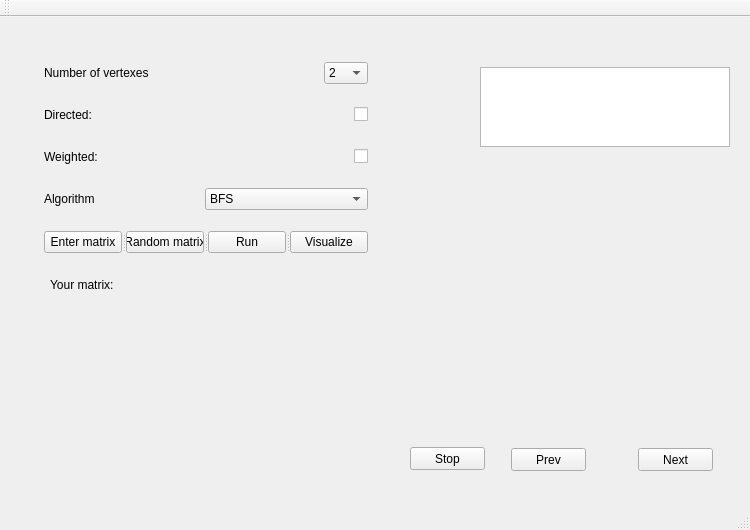
<?xml version="1.0" encoding="UTF-8"?>
<ui version="4.0">
 <class>MainWindow</class>
 <widget class="QMainWindow" name="MainWindow">
  <property name="geometry">
   <rect>
    <x>0</x>
    <y>0</y>
    <width>750</width>
    <height>530</height>
   </rect>
  </property>
  <property name="windowTitle">
   <string>MainWindow</string>
  </property>
  <widget class="QWidget" name="centralWidget">
   <widget class="QLabel" name="graphLabel">
    <property name="geometry">
     <rect>
      <x>449</x>
      <y>160</y>
      <width>290</width>
      <height>250</height>
     </rect>
    </property>
    <property name="text">
     <string/>
    </property>
   </widget>
   <widget class="QWidget" name="gridLayoutWidget">
    <property name="geometry">
     <rect>
      <x>40</x>
      <y>280</y>
      <width>231</width>
      <height>191</height>
     </rect>
    </property>
    <layout class="QGridLayout" name="matrixGrid">
     <property name="sizeConstraint">
      <enum>QLayout::SetMinAndMaxSize</enum>
     </property>
    </layout>
   </widget>
   <widget class="QLabel" name="label_4">
    <property name="geometry">
     <rect>
      <x>50</x>
      <y>260</y>
      <width>91</width>
      <height>16</height>
     </rect>
    </property>
    <property name="text">
     <string>Your matrix:</string>
    </property>
   </widget>
   <widget class="QTextBrowser" name="resultTextBrowser">
    <property name="geometry">
     <rect>
      <x>480</x>
      <y>50</y>
      <width>250</width>
      <height>80</height>
     </rect>
    </property>
   </widget>
   <widget class="QPushButton" name="stopPushButton">
    <property name="geometry">
     <rect>
      <x>410</x>
      <y>430</y>
      <width>75</width>
      <height>23</height>
     </rect>
    </property>
    <property name="text">
     <string>Stop</string>
    </property>
   </widget>
   <widget class="QWidget" name="layoutWidget">
    <property name="geometry">
     <rect>
      <x>33</x>
      <y>34</y>
      <width>346</width>
      <height>213</height>
     </rect>
    </property>
    <layout class="QVBoxLayout" name="verticalLayout">
     <item>
      <layout class="QHBoxLayout" name="horizontalLayout">
       <item>
        <widget class="QLabel" name="label">
         <property name="text">
          <string>Number of vertexes</string>
         </property>
        </widget>
       </item>
       <item>
        <spacer name="horizontalSpacer">
         <property name="orientation">
          <enum>Qt::Horizontal</enum>
         </property>
         <property name="sizeHint" stdset="0">
          <size>
           <width>40</width>
           <height>20</height>
          </size>
         </property>
        </spacer>
       </item>
       <item>
        <widget class="QComboBox" name="numberOfVertexes">
         <property name="currentText">
          <string>2</string>
         </property>
         <item>
          <property name="text">
           <string>2</string>
          </property>
         </item>
         <item>
          <property name="text">
           <string>3</string>
          </property>
         </item>
         <item>
          <property name="text">
           <string>4</string>
          </property>
         </item>
         <item>
          <property name="text">
           <string>5</string>
          </property>
         </item>
         <item>
          <property name="text">
           <string>6</string>
          </property>
         </item>
         <item>
          <property name="text">
           <string>7</string>
          </property>
         </item>
         <item>
          <property name="text">
           <string>8</string>
          </property>
         </item>
         <item>
          <property name="text">
           <string>9</string>
          </property>
         </item>
         <item>
          <property name="text">
           <string>10</string>
          </property>
         </item>
        </widget>
       </item>
      </layout>
     </item>
     <item>
      <spacer name="verticalSpacer">
       <property name="orientation">
        <enum>Qt::Vertical</enum>
       </property>
       <property name="sizeHint" stdset="0">
        <size>
         <width>20</width>
         <height>13</height>
        </size>
       </property>
      </spacer>
     </item>
     <item>
      <layout class="QHBoxLayout" name="horizontalLayout_2">
       <item>
        <widget class="QLabel" name="label_2">
         <property name="text">
          <string>Directed:</string>
         </property>
        </widget>
       </item>
       <item>
        <spacer name="horizontalSpacer_2">
         <property name="orientation">
          <enum>Qt::Horizontal</enum>
         </property>
         <property name="sizeHint" stdset="0">
          <size>
           <width>98</width>
           <height>20</height>
          </size>
         </property>
        </spacer>
       </item>
       <item>
        <widget class="QCheckBox" name="directed">
         <property name="text">
          <string/>
         </property>
        </widget>
       </item>
      </layout>
     </item>
     <item>
      <spacer name="verticalSpacer_2">
       <property name="orientation">
        <enum>Qt::Vertical</enum>
       </property>
       <property name="sizeHint" stdset="0">
        <size>
         <width>20</width>
         <height>13</height>
        </size>
       </property>
      </spacer>
     </item>
     <item>
      <layout class="QHBoxLayout" name="horizontalLayout_5">
       <item>
        <widget class="QLabel" name="label_5">
         <property name="text">
          <string>Weighted: </string>
         </property>
        </widget>
       </item>
       <item>
        <spacer name="horizontalSpacer_5">
         <property name="orientation">
          <enum>Qt::Horizontal</enum>
         </property>
         <property name="sizeHint" stdset="0">
          <size>
           <width>40</width>
           <height>20</height>
          </size>
         </property>
        </spacer>
       </item>
       <item>
        <widget class="QCheckBox" name="weightedGraph">
         <property name="text">
          <string/>
         </property>
        </widget>
       </item>
      </layout>
     </item>
     <item>
      <spacer name="verticalSpacer_3">
       <property name="orientation">
        <enum>Qt::Vertical</enum>
       </property>
       <property name="sizeHint" stdset="0">
        <size>
         <width>20</width>
         <height>13</height>
        </size>
       </property>
      </spacer>
     </item>
     <item>
      <layout class="QHBoxLayout" name="horizontalLayout_6">
       <item>
        <widget class="QLabel" name="label_3">
         <property name="text">
          <string>Algorithm</string>
         </property>
        </widget>
       </item>
       <item>
        <widget class="QComboBox" name="algorithm">
         <item>
          <property name="text">
           <string>BFS</string>
          </property>
         </item>
         <item>
          <property name="text">
           <string>DFS</string>
          </property>
         </item>
         <item>
          <property name="text">
           <string notr="true">Connected Components</string>
          </property>
         </item>
         <item>
          <property name="text">
           <string>Color Graph</string>
          </property>
         </item>
         <item>
          <property name="text">
           <string>Detect Cycle</string>
          </property>
         </item>
         <item>
          <property name="text">
           <string>Shortest Pathes</string>
          </property>
         </item>
         <item>
          <property name="text">
           <string>Minimal Spanning Tree</string>
          </property>
         </item>
        </widget>
       </item>
      </layout>
     </item>
     <item>
      <spacer name="verticalSpacer_4">
       <property name="orientation">
        <enum>Qt::Vertical</enum>
       </property>
       <property name="sizeHint" stdset="0">
        <size>
         <width>20</width>
         <height>13</height>
        </size>
       </property>
      </spacer>
     </item>
     <item>
      <widget class="QSplitter" name="splitter">
       <property name="orientation">
        <enum>Qt::Horizontal</enum>
       </property>
       <widget class="QPushButton" name="enterMatrixPushButton">
        <property name="text">
         <string>Enter matrix</string>
        </property>
       </widget>
       <widget class="QPushButton" name="randomButton">
        <property name="text">
         <string>Random matrix</string>
        </property>
       </widget>
       <widget class="QPushButton" name="Run">
        <property name="text">
         <string>Run</string>
        </property>
       </widget>
       <widget class="QPushButton" name="visualizePushButton">
        <property name="text">
         <string>Visualize</string>
        </property>
       </widget>
      </widget>
     </item>
    </layout>
   </widget>
   <widget class="QPushButton" name="prevPushButton">
    <property name="geometry">
     <rect>
      <x>511</x>
      <y>431</y>
      <width>75</width>
      <height>23</height>
     </rect>
    </property>
    <property name="text">
     <string>Prev</string>
    </property>
   </widget>
   <widget class="QPushButton" name="nextPushButton">
    <property name="geometry">
     <rect>
      <x>638</x>
      <y>431</y>
      <width>75</width>
      <height>23</height>
     </rect>
    </property>
    <property name="text">
     <string>Next</string>
    </property>
   </widget>
  </widget>
  <widget class="QMenuBar" name="menuBar">
   <property name="geometry">
    <rect>
     <x>0</x>
     <y>0</y>
     <width>750</width>
     <height>21</height>
    </rect>
   </property>
  </widget>
  <widget class="QToolBar" name="mainToolBar">
   <attribute name="toolBarArea">
    <enum>TopToolBarArea</enum>
   </attribute>
   <attribute name="toolBarBreak">
    <bool>false</bool>
   </attribute>
  </widget>
  <widget class="QStatusBar" name="statusBar"/>
 </widget>
 <layoutdefault spacing="6" margin="11"/>
 <resources/>
 <connections/>
</ui>
